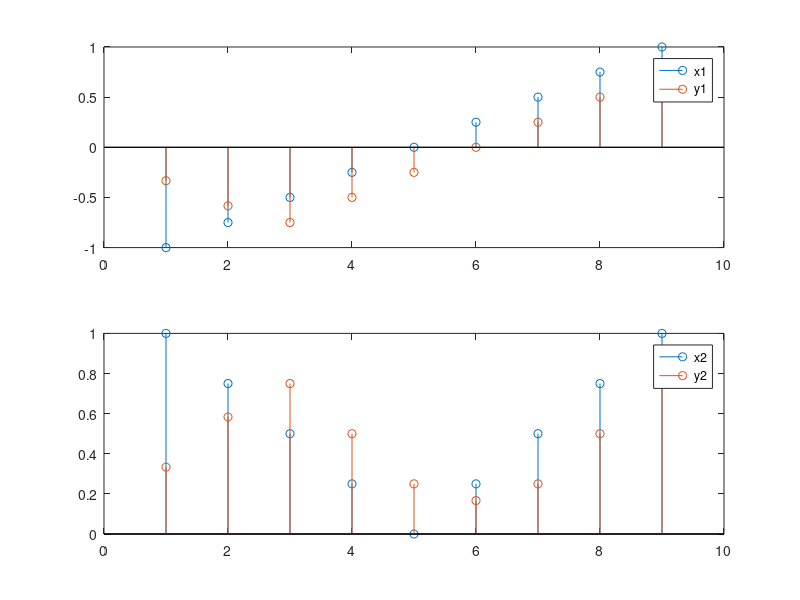

Write the MATLAB code that produced this figure.
clear all;
close all;

x1 = -1:.25:1;
x2 = abs(x1);

M = 3;
b = 1/M * ones(1, M);
a = 1;

y1 = filter(b, a, x1);
y2 = filter(b, a, x2);

figure;
subplot(2, 1, 1);
stem(x1, "DisplayName", "x1");
hold on;
stem(y1, "DisplayName", "y1");
hold off;
legend();
subplot(2, 1, 2);
stem(x2, "DisplayName", "x2");
hold on;
stem(y2, "DisplayName", "y2");
hold off;
legend();